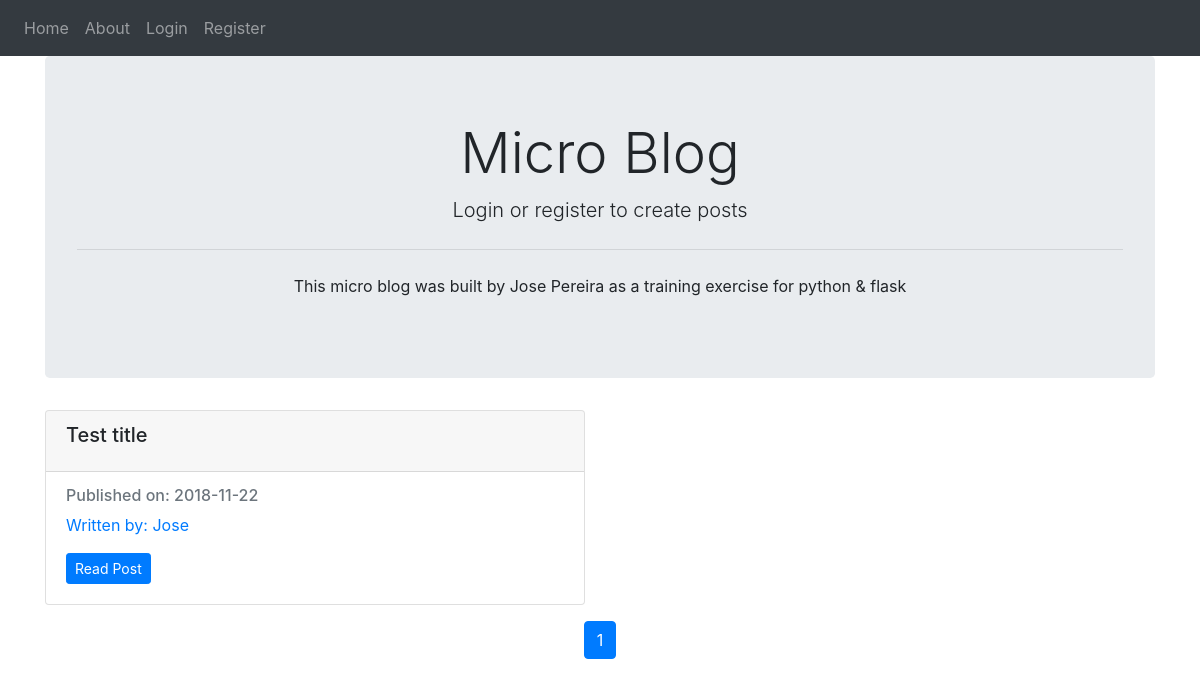
Before: / with the older database file.
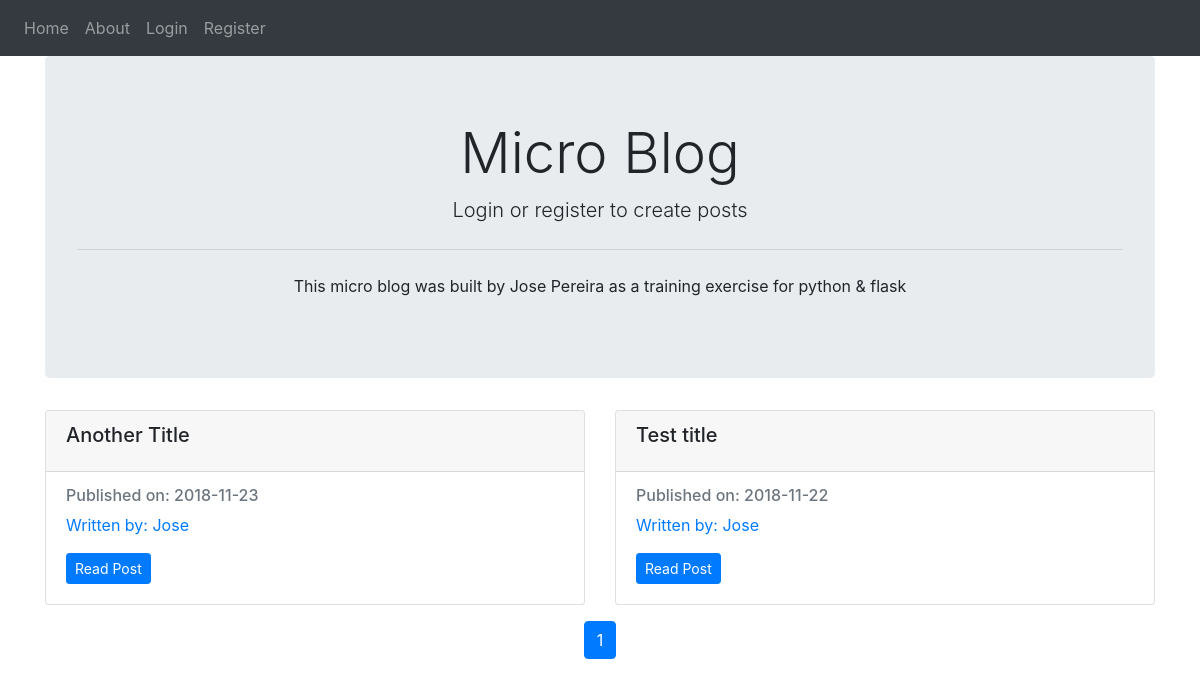
After: the same page with the newer database file.
### blog/models.py (models this page shows, shortened)
class BlogPost(db.Model):
    __tablename__ = "blogposts"
    users = db.relationship(User)
    id = db.Column(db.Integer, primary_key = True)
    user_id = db.Column(db.Integer, db.ForeignKey("users.id"), nullable = False)
    title = db.Column(db.String(96), nullable = False)
    body = db.Column(db.Text, nullable = False)
    date = db.Column(db.DateTime, nullable = False, default = datetime.utcnow)

class User(db.Model, UserMixin):
    __tablename__ = "users"
    id = db.Column(db.Integer, primary_key = True)
    email = db.Column(db.String(96), unique = True, index = True)
    username = db.Column(db.String(64), unique = True, index = True)
    password_hash = db.Column(db.String(128))
    userpicture = db.Column(db.String(32), nullable = False, default = "default_picture.png")
    blog_posts = db.relationship("BlogPost", backref = "author", lazy = True)

### blog/core/views.py (the view)
@core.route("/")
def index():
    page = request.args.get("page", 1, type=int)
    blog_posts = BlogPost.query.order_by(BlogPost.date.desc()).paginate(page=page, per_page=5)
    return render_template("index.html", blog_posts=blog_posts)

### blog/templates/index.html (shortened to what this page needs)
{% extends "base.html" %}
{% block content %}
<div class="jumbotron">
  <h1 class="display-4 text-center">Micro Blog</h1>
  <p class="lead text-center">Login or register to create posts</p>
  <hr class="my-4">
  <p class="text-center">This micro blog was built by Jose Pereira as a training exercise for python & flask</p>
</div>
<div class="row">
  {% for blog_post in blog_posts.items %}
    <div class="col-sm-6">
      <div class="card">
        <div class="card-header">
          <h5 class="card-title">{{blog_post.title}}</h5>
        </div>
        <div class="card-body">
          <h6 class="card-subtitle mb-2 text-muted">Published on: {{blog_post.date.strftime("%Y-%m-%d")}}</h6>
          <a href="{{url_for("users.user_posts", username=blog_post.author.username)}}" class="card-link">Written by: {{blog_post.author.username}}</a>
          <a class="btn btn-primary btn-sm" href="{{url_for("blog_posts.blog_post", blog_post_id=blog_post.id)}}" class="btn btn-primary">Read Post</a>
        </div>
      </div>
    </div>
  {% endfor %}
</div>
<nav aria-label="Page Navigation">
  <ul class="pagination justify-content-center">
    {% for i in blog_posts.iter_pages(left_edge=1, right_edge=1, left_current=1, right_current=2) %}
      {% if blog_posts.page == i %}
        <li class="page-item active"><a class="page-link" href="{{url_for("core.index", page=i)}}">{{i}}</a></li>
      {% else %}
        <li class="page-item disabled"><a class="page-link" href="{{url_for("core.index", page=i)}}">{{i}}</a></li>
      {% endif %}
    {% endfor %}
  </ul>
</nav>
{% endblock %}

### blog/templates/base.html (shortened to what this page needs)
<!doctype html>
<html lang="en">
  <head>
    <link rel="stylesheet" href="https://stackpath.bootstrapcdn.com/bootstrap/4.1.3/css/bootstrap.min.css">
  </head>
  <body>
    <nav class="navbar navbar-expand-lg navbar-dark bg-dark">
        <div>
          <ul class="navbar-nav mr-auto">
            <li class="nav-item">
              <a class="nav-link" href="{{url_for("core.index")}}">Home</a>
            </li>
            <li class="nav-item">
              <a class="nav-link" href="{{url_for("core.about")}}">About</a>
            </li>
          {% if current_user.is_authenticated %}
            <li class="nav-item">
              <a class="nav-link" href="{{url_for("blog_posts.create_post")}}">Create Post</a>
            </li>
            <li class="nav-item">
              <a class="nav-link" href="{{url_for("users.account")}}">My Account</a>
            </li>
            <li class="nav-item">
              <a class="nav-link" href="{{url_for("users.logout")}}">Logout</a>
            </li>
          {% else %}
            <li class="nav-item">
              <a class="nav-link" href="{{url_for("users.login")}}">Login</a>
            </li>
            <li class="nav-item">
              <a class="nav-link" href="{{url_for("users.register")}}">Register</a>
            </li>
          {% endif %}
        </div>
    </nav>
    <div class="container">
      {% block content %}
      {% endblock %}
    </div>
  </body>
</html>

Changed rows visible on the page:
added BlogPost: title "Another Title", date "2018-11-23", author.username "Jose"
